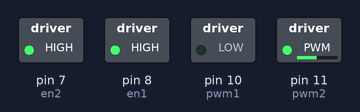
The sketch below on a simulated Arduino Uno, built with avr-gcc and run on an emulated ATmega328P. Shown: switched loads named in the sketch (green lamp = pin HIGH).

Above: at 0.05 s.
At 2.0 s:
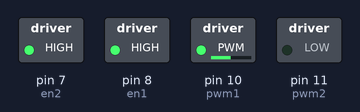
Timing chart, 0 to 3.0 s (numbered marks = the images above):
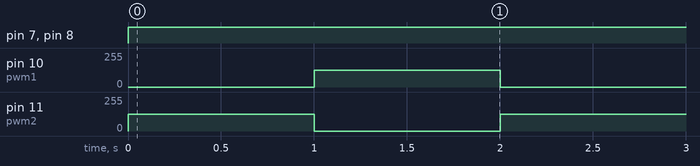

The sketch:

Motor_Driver_-_BTS7960.ino
```cpp
#define pwm1 10
#define pwm2 11
#define en1 8
#define en2 7

void setup() {
  // put your setup code here, to run once:
  pinMode(pwm1, OUTPUT);
  pinMode(pwm2, OUTPUT);
  pinMode(en1, OUTPUT);
  pinMode(en2, OUTPUT);
}

void loop() {
  // put your main code here, to run repeatedly:
  digitalWrite(en1, HIGH);
  digitalWrite(en2, HIGH);
  analogWrite(pwm1, 0);
  analogWrite(pwm2, 125);
  delay(1000);
  analogWrite(pwm1, 125);
  analogWrite(pwm2, 0);
  delay(1000);
}
```

Measured:
- by itself, pin 7 (en2), pin 8 (en1): LOW → HIGH at 0.00 s
- by itself, pin 10 (pwm1), pin 11 (pwm2): alternates 125/255 for 1.0 s and 0/255 for 1.0 s
